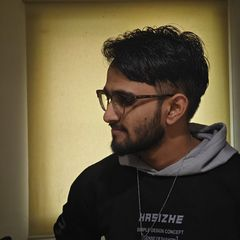
#> input picture assets/images/divyansh-240.jpg, 240 x 240 px
$ python -i image_convert.py   (imports and definitions only)
#> lines starting #> are read from the running program, lines starting #| are printed output that depends on the picture
### python/thehallucinatedlab/registry.py
"""The tool registry.

Everything the toolkit knows about its own tools -- names, arguments,
bounds, defaults, the vocabulary the parser matches on -- comes from
``data/manifest.json``. That file is a copy of ``spec/manifest.json`` at
the repository root, which is the source of truth for the CLI, the
intent parser and this package alike. ``scripts/sync_spec.py --check``
and a test assert the two copies are byte-identical, so ``thl tool``
cannot describe arguments this package does not accept.

Practically: to add a tool, add a manifest entry and an implementation.
Nothing here needs editing.
"""

from __future__ import annotations

import json
import re
from collections.abc import Callable
from importlib import resources
from typing import Any

from .errors import InvalidArgument, MissingArgument, ToolNotFound

_JSON_TYPES = {
    "enum": "string",
    "integer": "integer",
    "color": "string",
    "string": "string",
    "path": "string",
    "boolean": "boolean",
    "number": "number",
    "list": "array",
    "mapping": "object",
}

# What a CLI or an HTML form actually hands over for a boolean. A flag
# arrives as the string "true", a checkbox as "on", a JSON body as a real
# bool -- and none of them should need the caller to normalise first.
_TRUE = {"true", "yes", "on", "1"}
_FALSE = {"false", "no", "off", "0"}


def load_manifest() -> dict[str, Any]:
    """Read the bundled tool spec."""
    text = resources.files("thehallucinatedlab").joinpath("data/manifest.json").read_text("utf-8")
    return json.loads(text)


# [18 lines left out: functions _enum_vocabulary, _normalize_hex, not called in this run]


def _is_blank(value: Any) -> bool:
    return value is None or value == ""


# [9 lines left out: function _normalize_bool, not called in this run]


class Registry:
    """Reads the manifest and enforces it.

    The same instance backs the public helpers, the CLI and the natural
    language parser, so all three agree on what an argument means.
    """

    def __init__(self, manifest: dict[str, Any] | None = None) -> None:
        self._manifest = manifest if manifest is not None else load_manifest()
        self._implementations: dict[str, Callable[..., Any]] = {}

    @property
    def manifest(self) -> dict[str, Any]:
        return self._manifest

    @property
    def version(self) -> str:
        return str(self._manifest.get("version", "0"))

    def names(self) -> list[str]:
        """Every tool in the toolkit."""
        return [tool["name"] for tool in self._manifest.get("tools", [])]

    # [235 lines left out: functions describe, register, run, validate, json_schema, tool_definition, not called in this run]

    def tool_definitions(self) -> list[dict[str, Any]]:
        return [self.tool_definition(name) for name in self.names()]


registry = Registry()

### python/thehallucinatedlab/tools/image_convert.py
"""Convert an image between formats.

The Python twin of the canvas implementation the website runs. Same
argument names, same bounds, same alias handling -- all of it read from
the shared manifest rather than restated here.

One deliberate difference: the manifest's ``input.maxPixels`` is a
browser constraint (the canvas encodes on the main thread and a huge
image locks the tab). Nothing here enforces it, because refusing a 60
megapixel scan in a batch script for a reason that only applies to a
browser tab would be silly. Pillow's own decompression-bomb guard still
applies.
"""

from __future__ import annotations

import io
import os
from dataclasses import dataclass
from pathlib import Path
from typing import Any, Union

from PIL import Image

from ..errors import InvalidArgument, UnsupportedFormat
from ..registry import registry

Source = Union[str, "os.PathLike[str]", bytes, bytearray, Any]

_PILLOW_NAMES = {"png": "PNG", "jpeg": "JPEG", "webp": "WEBP", "avif": "AVIF"}

_INSTALL_HINT = {
    "avif": "AVIF needs Pillow 11.3+ or the pillow-avif-plugin package.",
    "webp": "WebP needs a Pillow built with libwebp.",
}


@dataclass
class ConvertResult:
    """What a conversion produced.

    ``path`` is set when a file was written; ``data`` is set instead when
    the caller passed bytes or a file object and no destination, so
    nothing is written to disk behind their back.
    """

    format: str
    width: int
    height: int
    bytes: int
    path: Path | None = None
    data: bytes | None = None
    source_bytes: int | None = None

    # [6 lines left out: function delta, not called in this run]

    def __str__(self) -> str:
        where = str(self.path) if self.path else f"{self.bytes} bytes in memory"
        return f"{self.format} {self.width}x{self.height} -> {where}"


# [12 lines left out: function _ensure_encoder, not called in this run]


def _hex_to_rgb(value: str) -> tuple[int, int, int]:
    digits = value.lstrip("#")
    return (int(digits[0:2], 16), int(digits[2:4], 16), int(digits[4:6], 16))


# [13 lines left out: function _read_source, not called in this run]


def _has_alpha(img: Image.Image) -> bool:
    return img.mode in ("RGBA", "LA", "PA") or "transparency" in img.info


# [15 lines left out: function _prepare, not called in this run]


def image_convert(
    source: Source,
    dest: str | os.PathLike[str] | None = None,
    *,
    format: str | None = None,
    quality: int | None = None,
    background: str | None = None,
) -> ConvertResult:
    """Convert ``source`` into ``format``.

    Args:
        source: Path to an image, raw bytes, or a binary file object.
        dest: Where to write. Defaults to the source path with the new
            extension. Ignored when ``source`` is not a path, in which
            case the bytes come back on the result instead.
        format: Target format -- png, jpeg, webp or avif. Aliases such as
            "jpg" are accepted. Required.
        quality: Encoder quality 1-100. Ignored for PNG, which is
            lossless. Defaults to the manifest value (92).
        background: Hex colour used to flatten transparency when the
            target has no alpha channel. Defaults to white.

    Returns:
        A :class:`ConvertResult`.

    Raises:
        MissingArgument: ``format`` was not supplied.
        InvalidArgument: an argument is outside what the manifest allows,
            or the source cannot be read.
        UnsupportedFormat: this Pillow install cannot encode the target.

    Example:
        >>> result = image_convert("photo.jpg", format="png")
        >>> result.path.name
        'photo.png'
    """
    args = registry.validate(
        "image_convert", format=format, quality=quality, background=background
    )
    tool = registry.describe("image_convert")
    spec = tool["meta"]["formats"][args["format"]]
    pillow_name = _ensure_encoder(args["format"])

    source_path, payload = _read_source(source)

    try:
        with Image.open(io.BytesIO(payload)) as img:
            img.load()
            width, height = img.size
            prepared = _prepare(img, spec, args["background"])
    except UnsupportedFormat:
        raise
    except OSError as err:
        raise InvalidArgument(f"That file could not be read as an image: {err}") from err

    save_kwargs: dict[str, Any] = {}
    if spec["lossy"]:
        save_kwargs["quality"] = args["quality"]

    buffer = io.BytesIO()
    prepared.save(buffer, pillow_name, **save_kwargs)
    output = buffer.getvalue()

    target: Path | None = None
    if dest is not None:
        target = Path(os.fspath(dest))
    elif source_path is not None:
        target = source_path.with_suffix("." + spec["ext"])

    if target is not None:
        target.parent.mkdir(parents=True, exist_ok=True)
        target.write_bytes(output)

    return ConvertResult(
        format=args["format"],
        width=width,
        height=height,
        bytes=len(output),
        path=target,
        data=None if target is not None else output,
        source_bytes=len(payload),
    )


# [1 line not run here, left out]

>>> import cv2
>>> picture = cv2.imread('../../../assets/images/divyansh-240.jpg', cv2.IMREAD_GRAYSCALE)
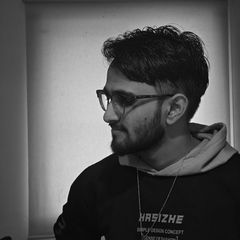
#> picture: shape (240, 240); min 0, max 255, mean 84.3
#> (the run stopped early here; a loop or call above may not have finished)

$ run again, on assets/images/pratyush-240.jpg
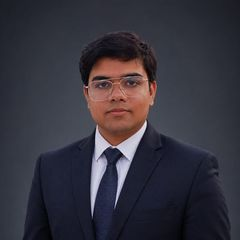
#> input picture assets/images/pratyush-240.jpg, 240 x 240 px
#> `picture = cv2.imread('../../../assets/images/divyansh-240.jpg', cv2.IM..`:
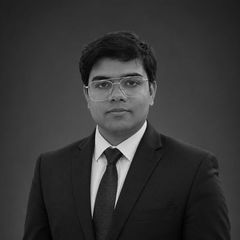
#> picture: shape (240, 240); min 0, max 235, mean 53.6

$ run again, on assets/images/shashwat-240.jpg
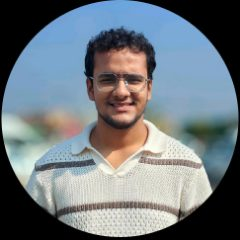
#> input picture assets/images/shashwat-240.jpg, 240 x 240 px
#> `picture = cv2.imread('../../../assets/images/divyansh-240.jpg', cv2.IM..`:
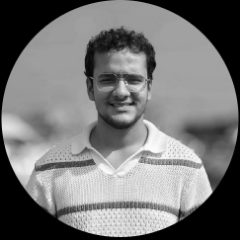
#> picture: shape (240, 240); min 0, max 255, mean 118.8

$ run again, on assets/images/divyansh.jpeg
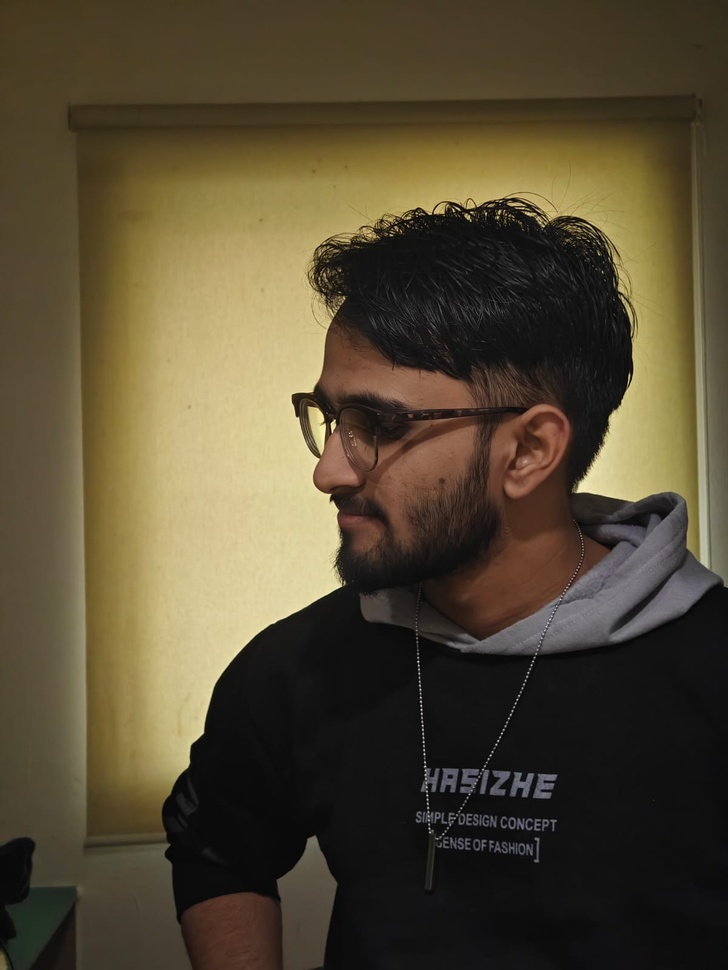
#> input picture assets/images/divyansh.jpeg, 728 x 970 px, shrunk from 1200 x 1599 before the run
#> `picture = cv2.imread('../../../assets/images/divyansh-240.jpg', cv2.IM..`:
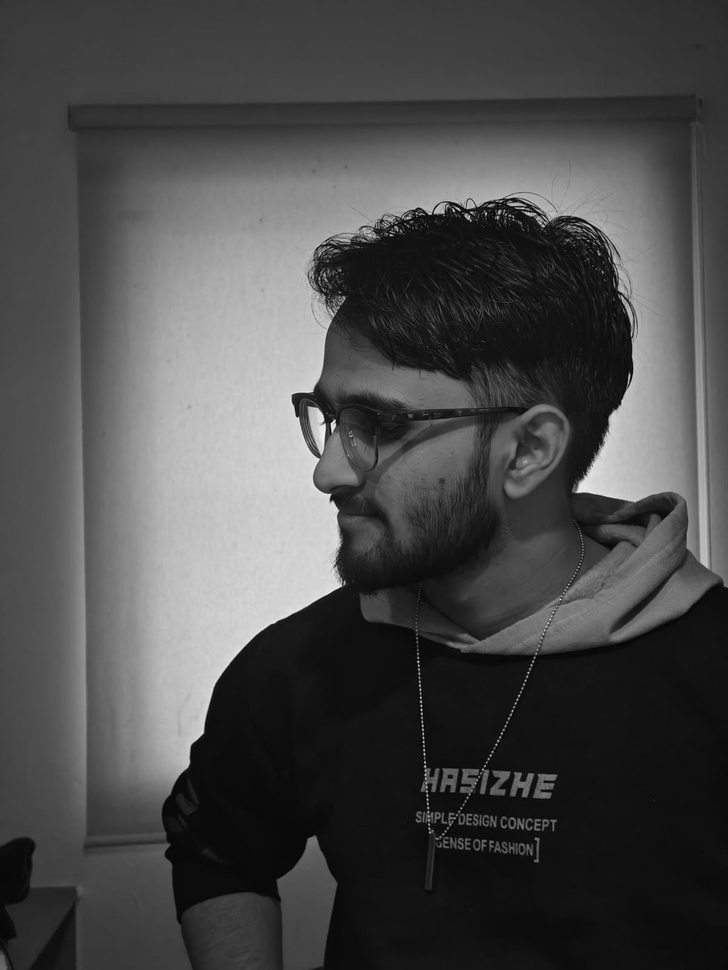
#> picture: shape (970, 728); min 0, max 247, mean 74.6
